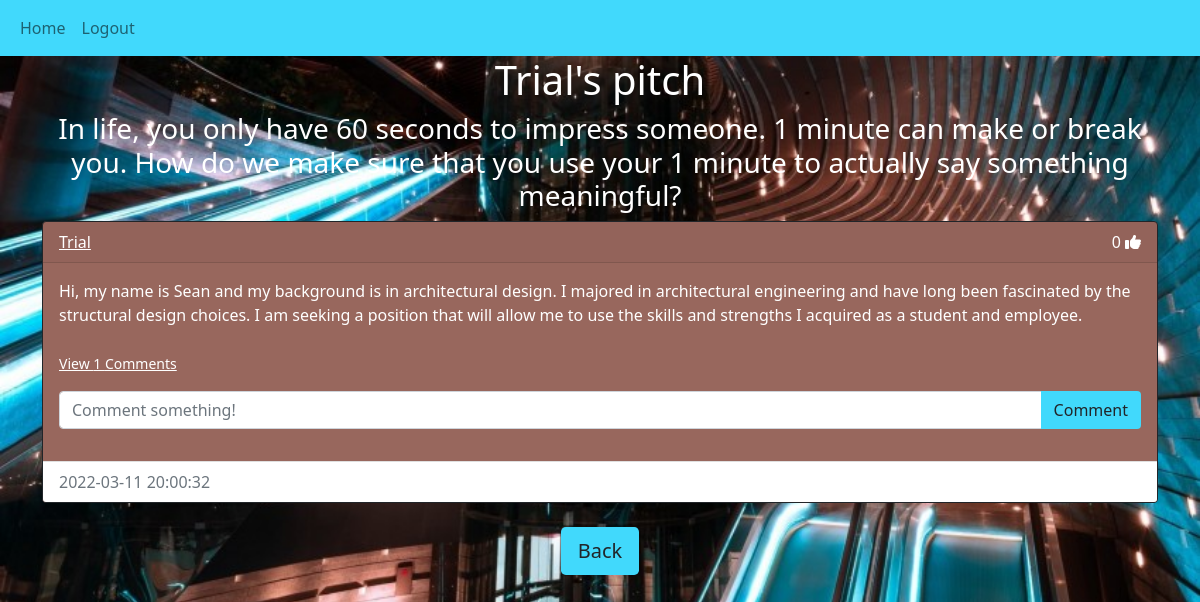
The page /pitches/Trial (signed in) on the database its author committed.
### app/models.py (models this page shows)
class User(db.Model,UserMixin): #Inherits from db model and userMixin
    id=db.Column(db.Integer,primary_key=True)
    email=db.Column(db.String(150),unique=True) #prevent users with duplicate emails
    username=db.Column(db.String(150),unique=True)
    password=db.Column(db.String(150))
    date_created=db.Column(db.DateTime(timezone=True),default=func.now()) #if nothing is passed,by default the column will be filled by the current time
    pitches=db.relationship('Pitch', backref='user',passive_deletes=True)# backref to allow access to user model
    comments = db.relationship('Comment', backref='user', passive_deletes=True)
    likes = db.relationship('Like', backref='user', passive_deletes=True)

class Pitch(db.Model):
    id=db.Column(db.Integer,primary_key=True)
    text=db.Column(db.Text,nullable=False)
    date_created=db.Column(db.DateTime(timezone=True),default=func.now())
    author =db.Column(db.Integer,db.ForeignKey('user.id',ondelete='CASCADE'),nullable=False)
    comments = db.relationship('Comment', backref='pitch', passive_deletes=True)
    likes = db.relationship('Like', backref='pitch', passive_deletes=True)

### app/views.py (the view)
@views.route("/pitches/<username>")
@login_required
def pitches(username):
    user = User.query.filter_by(username=username).first()
    if not user:
        flash('No user with that username exists.', category='error')
        return redirect(url_for('views.home'))
    pitches=user.pitches
    return render_template("pitch.html", user=current_user, pitches=pitches, username=username)

### app/__init__.py (called while the page is built)
def create_app():
    app = Flask(__name__)
    app.config['SECRET_KEY'] = "helloworld"
    app.config['SQLALCHEMY_DATABASE_URI'] = f'sqlite:///{DB_NAME}'
    db.init_app(app)
    from .views import views
    from .auth import auth
    app.register_blueprint(views, url_prefix="/")
    app.register_blueprint(auth, url_prefix="/")
    from .models import User,Like,Pitch,Comment
    create_database(app)
    login_manager = LoginManager()
    login_manager.login_view = "auth.login"
    login_manager.init_app(app)
    @login_manager.user_loader
    def load_user(id):
        return User.query.get(int(id))
    return app

### app/templates/pitch.html (shortened to what this page needs)
{% extends "pitch_div.html" %}  {% block header %} {{username}}'s pitch {% endblock %} {% block footer %}
    <div align="center">
      <a href="/home"
        ><button type="button" class="btn  btn-lg" style="background-color:#41D9FC;">Back</button></a
      >
    </div>
    {% endblock %}

### app/templates/pitch_div.html (shortened to what this page needs)
{% extends "base.html" %}
{% block content %}
<h1 align="center" > {%  block header %} General  Pitches {% endblock %} </h1>
<h3 align="center"> In life, you only have 60 seconds to impress someone. 1 minute can make or break you. How do we make sure that you use your 1 minute to actually say something meaningful?</h3>
<div id="pitches">
{% for pitch in pitches %}
<div class="card border-dark">
   <div class="card-header d-flex justify-content-between align-items-center">
<a href="/pitches/{{pitch.user.username}}">{{pitch.user.username}}</a>
<div>
    {{pitch.likes|length}}
    {%  if true%}
    {%set icon_class="fas fa-thumbs-up"%}
    {%  else%}
    {%set icon_class="far fa-thumbs-up"%}
    {%  endif %}
    <a href="#"><i class="{{icon_class}}"></i></a>
</div>
   </div>
<div class="card-body">
    <div class="card-text">
        {{pitch.text}}
</div>
<br>
  <p class="card-text">
    {% if pitch.comments|length > 0 %}
    <a data-bs-toggle="collapse" href="#comments-{{pitch.id}}" role="button">
      <small>View {{pitch.comments|length}} Comments</small>
    </a>
    {% else %}
    <small class="text-muted" style="background-color: white;">No Comments</small>
    {% endif %}
  </p>
<form class="input-group mb-3"method="POST"action="/create-comment/{{pitch.id}}">
<input
  type="text" id="text"name="text"class="form-control"placeholder="Comment something!"/>
<button type="submit" class="btn " style="background-color:#41D9FC;">Comment</button>
</form>
</div>
<div class="card-footer text-muted" style="background-color: white;">
    {{pitch.date_created}}
</div>
</div>
<br >{% endfor %}
</div>
 {% block footer %}{% endblock %}
{% endblock %}

### app/templates/base.html (shortened to what this page needs)
<!DOCTYPE html>
<html lang="en">
<head>
<link href="https://cdn.jsdelivr.net/npm/bootstrap@5.1.3/dist/css/bootstrap.min.css" rel="stylesheet">
<link rel="stylesheet" href="{{ url_for('static',filename='css/style.css') }}">
</head>
<body>
 <nav class="navbar navbar-expand-lg navbar-light " style="background-color: #41D9FC;">
  <div class="container-fluid">
    <div class="collapse navbar-collapse" id="navbar" >
      <div class="navbar-nav">
        <a class="nav-item nav-link" href="/home" >Home</a>
        {% if user.is_authenticated %}
        <a class="nav-item nav-link" href="/logout">Logout</a>
        {% else %}
        <a class="nav-item nav-link" href="/login">Login</a>
        <a class="nav-item nav-link" href="/sign-up">Sign Up</a>
        {% endif %}
      </div>
    </div>
  </div>
</nav>
  <div class="container">  {% block content %} {% endblock %} </div>
</body>
</html>

### app/static/css/style.css (style rules this page uses)
* { text-decoration: none; color: white; }
body { background-image: url( ../images/elevator.jpg ); background-size: cover; }
h1,h3 { color: white; }
button { background-color: #41D9FC; }
.card { background-color:#98675D; color: white; }
a { color: white; font-weight: 500; }
.card-footer { color: white; }

### rows shown on the page
User: username "Trial"
Pitch: user.username "Trial", likes|length "0", text "Hi, my name is Sean and my background is in architectural design. I majored in architectural engineering and have long been fascinated by the structural design choices. I am seeking a position that will allow me to use the skills and strengths I acquired as a student and employee.", comments|length "1", date_created "2022-03-11 20:00:32"
